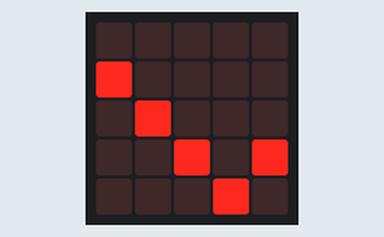
Bench run of a program on a simulated BBC micro:bit (MakeCode). Parts: the board's 5×5 LED display.

Above: at 0.1 s.
At 0.71 s:
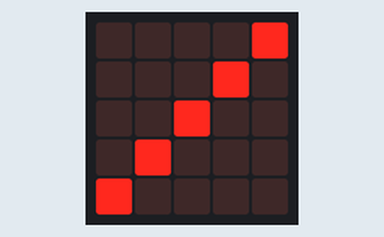
At 1.32 s:
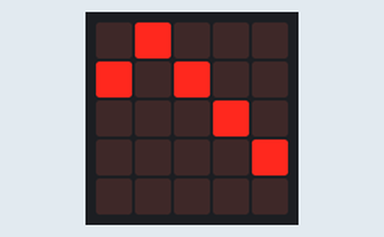
At 1.92 s:
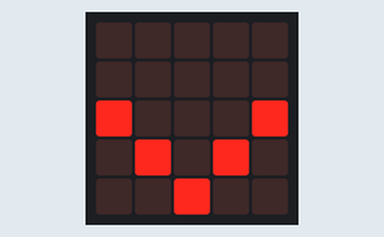

The program:

main.ts
```typescript
function RebondMultiples (x: number) {
    while (liste[x] < 4) {
        led.unplot(x, liste[x])
        liste[x] = liste[x] + 1
        led.plot(x, liste[x])
        basic.pause(200)
    }
    while (liste[x] > 0) {
        led.unplot(x, liste[x])
        liste[x] = liste[x] - 1
        led.plot(x, liste[x])
        basic.pause(200)
    }
}
let liste: number[] = []
let y = 0
liste = [0, 1, 2, 3, 4]
led.plot(0, 0)
basic.forever(function () {
    RebondMultiples(0)
})
basic.forever(function () {
    RebondMultiples(1)
})
basic.forever(function () {
    RebondMultiples(3)
})
basic.forever(function () {
    RebondMultiples(2)
})
basic.forever(function () {
    RebondMultiples(4)
})
```

test.ts
```typescript
// les tests vont ici ; cela ne sera pas compilé si ce paquet est utilisé en tant qu'extension.
```

Measured:
- by itself, everything shown: repeats every 1.6 s, in 8 steps
